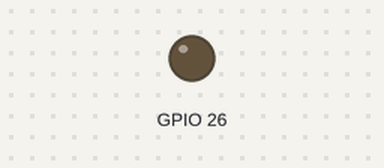
Bench run of a sketch on a simulated ESP32. Parts: output pins drawn as LEDs (lit = HIGH).

Above: at 0.0 s.
At 19.87 s:
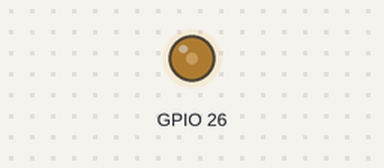
At 39.87 s:
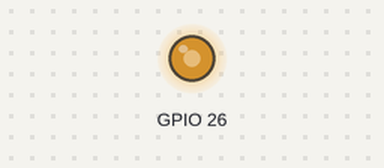
Timing chart, 0 to 40.0 s (numbered marks = the images above):
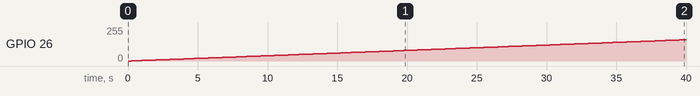

Measured:
- by itself, GPIO 26: moves from 0/255 to 159/255 over 39.5 s

The sketch:

VIDI_X_DAC_loop.ino
```cpp
void setup() {}
void loop() {
  for (int i = 0; i < 256; i += 1) {
    dacWrite(26, i);
    delay(250);
  }
  dacWrite(26, 255);
  delay(3000);
}
```
